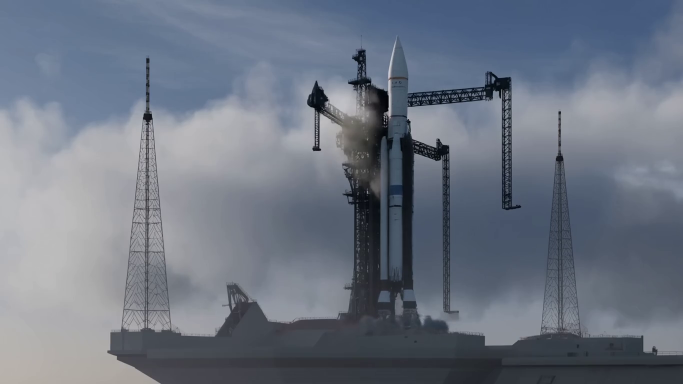
#> input picture frame 14 of handraw-pipe/public/experiences/rocket/lancamento.mp4, 1366 x 768 px, given in place of 348656_medium.mp4, which was not available (shown at 1/2 size)
$ python extract_frames.py
#> lines starting #> are read from the running program, lines starting #| are printed output that depends on the picture
import cv2
import os
import json

def extract_flower_frames():
    video_path = r'D:\PROJETOS\PYCHARM\MannaVision2\348656_medium.mp4'
    output_dir = r'D:\PROJETOS\PYCHARM\MannaVision2\handraw-pipe\public\experiences\flower'
    os.makedirs(output_dir, exist_ok=True)

    cap = cv2.VideoCapture(video_path)
    if not cap.isOpened():
        print(f"Error opening video: {video_path}")
        return

    total_frames = int(cap.get(cv2.CAP_PROP_FRAME_COUNT))
    fps = cap.get(cv2.CAP_PROP_FPS)
    orig_w = int(cap.get(cv2.CAP_PROP_FRAME_WIDTH))
    orig_h = int(cap.get(cv2.CAP_PROP_FRAME_HEIGHT))
    print(f"Video info: {total_frames} frames, {fps} fps, {orig_w}x{orig_h}")

    # We want around 100 to 130 frames for smooth scrubbing
    # Step = total_frames / 120 (e.g. 520 / 120 = 4.33 -> sample every ~4th frame)
    target_count = 130
    indices_to_save = set([int(i * (total_frames - 1) / (target_count - 1)) for i in range(target_count)])

    frame_idx = 0
    saved_count = 0
    saved_filenames = []

    # Target resolution: 1280x720 HD
    target_w, target_h = 1280, 720

    print("Extracting frames sequentially...")
    while True:
        ret, frame = cap.read()
#> frame is the input picture: shape (768, 1366, 3); mean B, G, R 130.4, 116.8, 108.8
        if not ret:
            break

        if frame_idx in indices_to_save:
            resized = cv2.resize(frame, (target_w, target_h), interpolation=cv2.INTER_AREA)
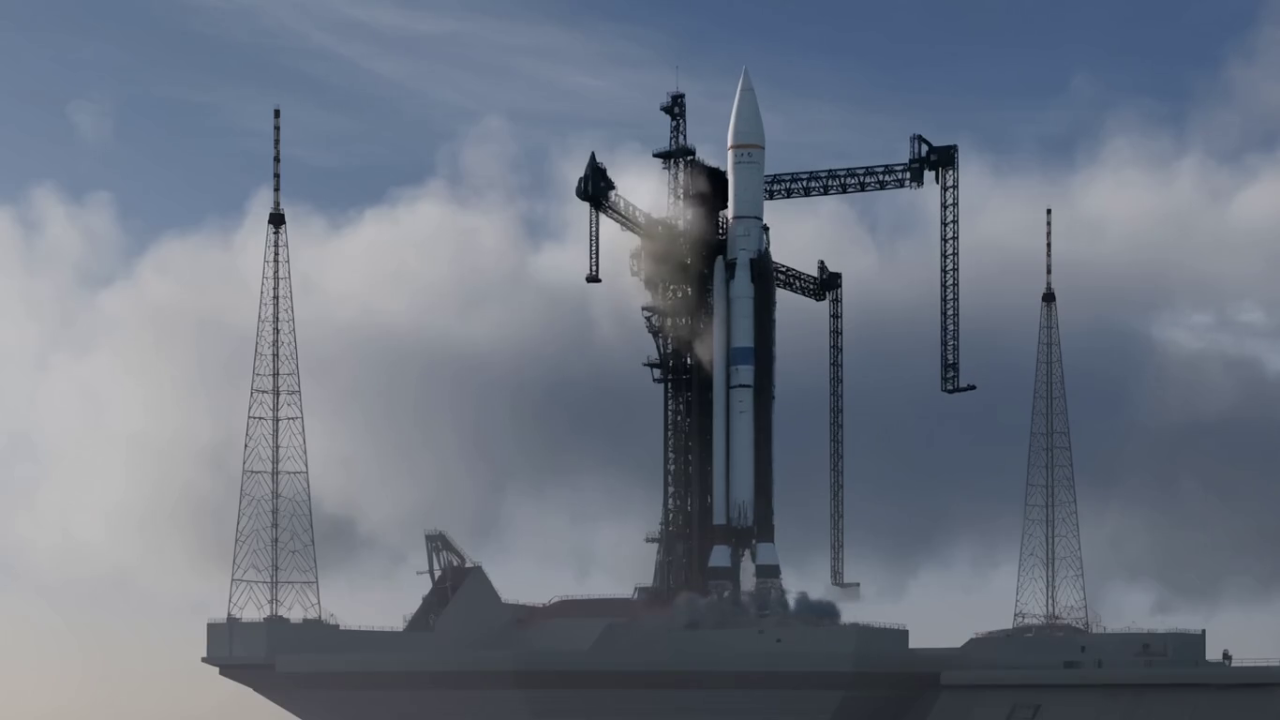
#> resized: shape (720, 1280, 3); mean B, G, R 130.4, 116.8, 108.8
            filename = f"frame_{saved_count:03d}.jpg"
            filepath = os.path.join(output_dir, filename)
            cv2.imwrite(filepath, resized, [int(cv2.IMWRITE_JPEG_QUALITY), 85])
            saved_filenames.append(f"/experiences/flower/{filename}")
            saved_count += 1

        frame_idx += 1

    cap.release()
    print(f"Done! Saved {saved_count} frames to {output_dir}")

    # Save manifest
    manifest = {
        "id": "flower",
        "title": "Desabrochar da Flor",
        "frameCount": saved_count,
        "width": target_w,
        "height": target_h,
        "frames": saved_filenames
    }
    manifest_path = os.path.join(output_dir, "manifest.json")
    with open(manifest_path, "w", encoding="utf-8") as f:
        json.dump(manifest, f, indent=2)
    print(f"Manifest written to {manifest_path}")

if __name__ == '__main__':
    extract_flower_frames()

$ run again, starting later in the video
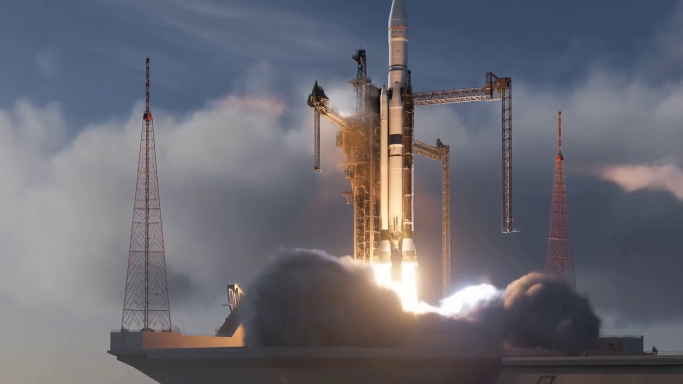
#> input picture frame 63 of handraw-pipe/public/experiences/rocket/lancamento.mp4, 1366 x 768 px, given in place of 348656_medium.mp4, which was not available (shown at 1/2 size)
#> in extract_flower_frames, frame is the input picture: shape (768, 1366, 3); mean B, G, R 113.9, 105.3, 105.8
#> in extract_flower_frames, `resized = cv2.resize(frame, (target_w, target_h), interpolation=cv2.IN..`:
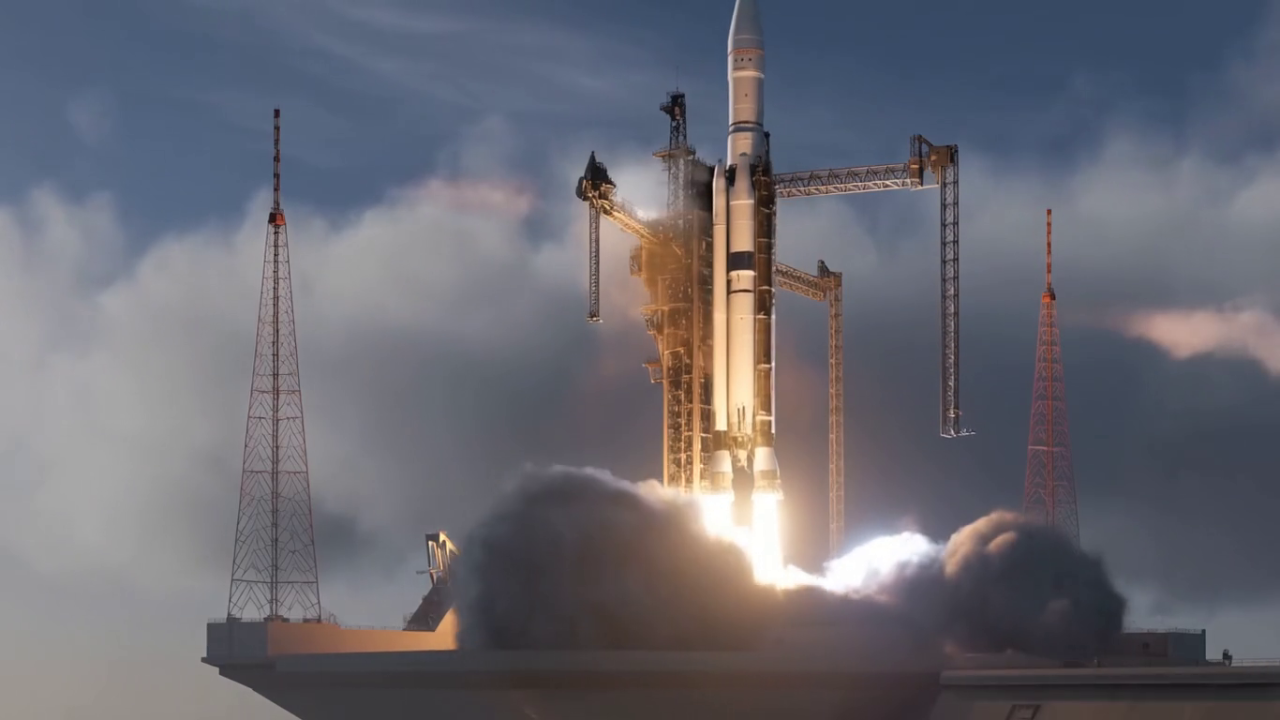
#> resized: shape (720, 1280, 3); mean B, G, R 113.9, 105.3, 105.8

$ run again, starting later in the video
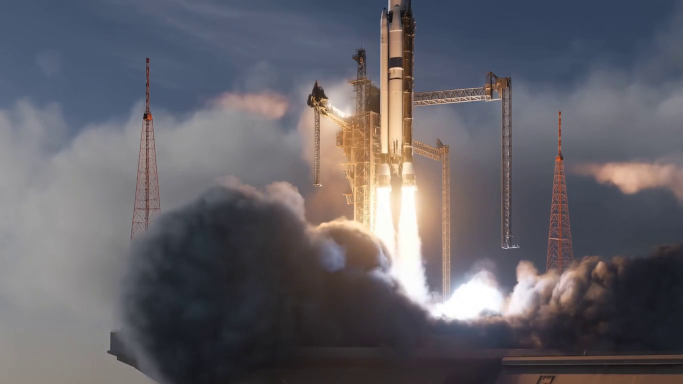
#> input picture frame 112 of handraw-pipe/public/experiences/rocket/lancamento.mp4, 1366 x 768 px, given in place of 348656_medium.mp4, which was not available (shown at 1/2 size)
#> in extract_flower_frames, frame is the input picture: shape (768, 1366, 3); mean B, G, R 103.5, 97, 99.7
#> in extract_flower_frames, `resized = cv2.resize(frame, (target_w, target_h), interpolation=cv2.IN..`:
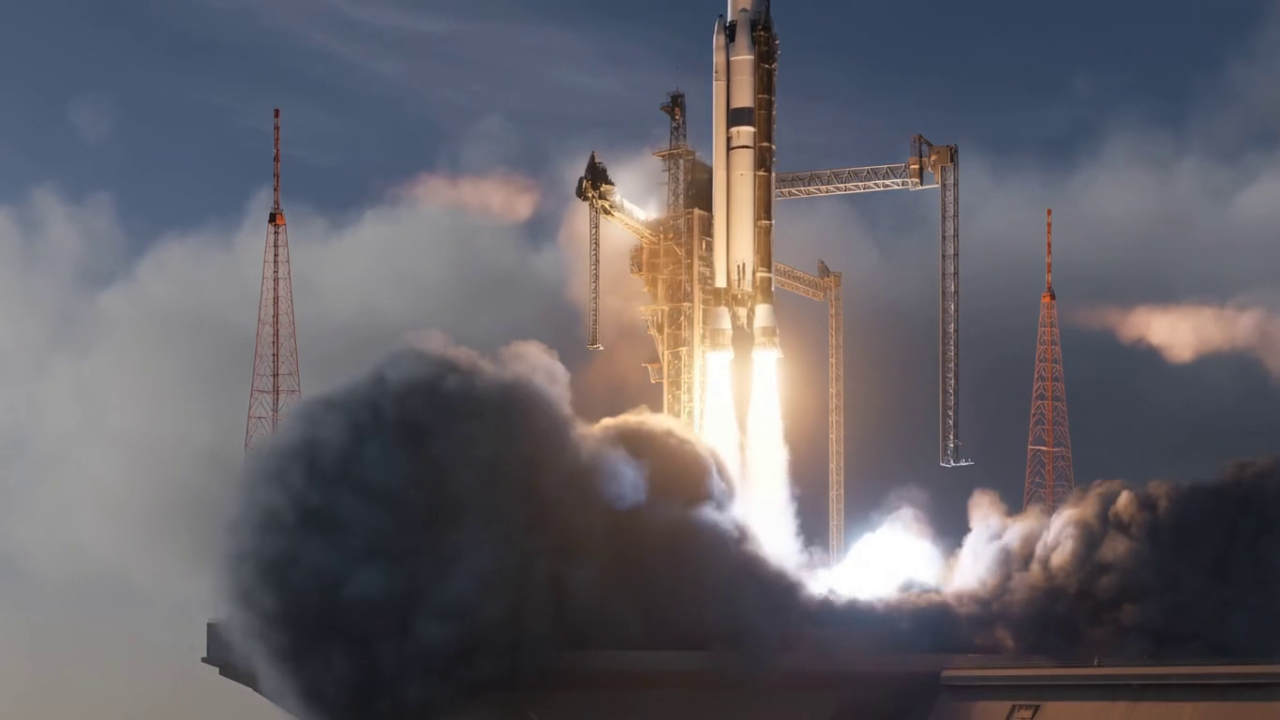
#> resized: shape (720, 1280, 3); mean B, G, R 103.5, 97, 99.7
